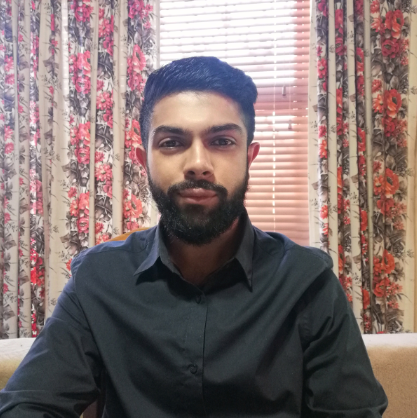
#> input picture sprint1image.PNG, 417 x 418 px, found by its file name
$ python 'face&eyes_detect image.py'
#> lines starting #> are read from the running program, lines starting #| are printed output that depends on the picture; after the words box and inside, x2 and y2 are one past the last pixel; in counts of white or black regions, pixels touching at a corner belong together
import cv2


while True:

    # Get user supplied values
    # User interaction for input function
    inputimage = input("Please insert image name: ").lower()
#> the answer given: sprint1image.PNG
    imagePath = str(inputimage)
    cascPath = "haarcascade_frontalface_default.xml"
    casceyePath = "haarcascade_eye.xml"

    # Create the haar cascade
    faceCascade = cv2.CascadeClassifier(cascPath)
    eye_cascade = cv2.CascadeClassifier(casceyePath)


    # Read the image
    image = cv2.imread(imagePath)
#> image is the input picture: shape (418, 417, 3); mean B, G, R 112.4, 114, 130.4
    gray = cv2.cvtColor(image, cv2.COLOR_BGR2GRAY)
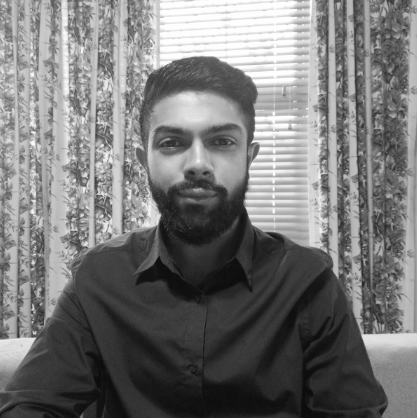
#> gray: shape (418, 417); min 10, max 255, mean 118.7

    # Detect faces in the image
    faces = faceCascade.detectMultiScale(
        gray,
        scaleFactor=1.3,
        minNeighbors=5,
        minSize=(30, 30),
        flags = cv2.CASCADE_SCALE_IMAGE
    )
#> faces = [[129, 90, 134, 134]]

    #
    if len(faces) > 1:
        print("Found {0} faces!".format(len(faces)))
    else:
        print("Found {0} face!".format(len(faces)))
#| Found 1 face!

    # Draw a rectangle around the faces
    for (x, y, w, h) in faces:
        cv2.rectangle(image, (x, y), (x+w, y+h), (255, 0,0), 2)
        roi_gray = gray[y:y+h, x:x+w]
        roi_color = image[y:y+h, x:x+w]

        # Detect eyes
        eyes = eye_cascade.detectMultiScale(roi_gray, scaleFactor = 1.3)

        if len(eyes)<2:
            print("Found {0} eye! You are an alien".format(len(eyes)))
        else:
            print("Found {0} eyes! You are a Human".format(len(eyes)))

        # Draw a rectangle around the eyes
        for (ex,ey,ew,eh) in eyes:
            cv2.rectangle(roi_color,(ex,ey),(ex+ew,ey+eh),(0,255,0),2)
#> this loop made 1 pass
#> (x, y, w, h, eyes) on pass 1: (129, 90, 134, 134, [[74, 35, 33, 33], [22, 29, 44, 44]])
#| Found 2 eyes! You are a Human
#> pass 1, `roi_gray = gray[y:y+h, x:x+w]`:
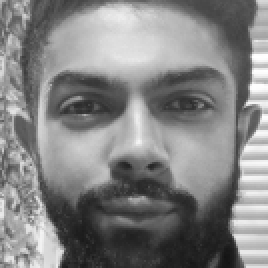
#> roi_gray: shape (134, 134) (shown 2 times larger); min 19, max 255, mean 130.9
#> pass 1, `roi_color = image[y:y+h, x:x+w]`:
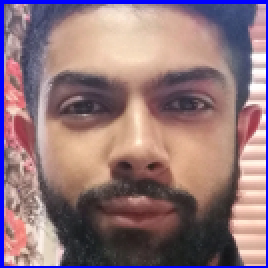
#> roi_color: shape (134, 134, 3) (shown 2 times larger); mean B, G, R 123.1, 117.1, 145.1
#> after the loop:
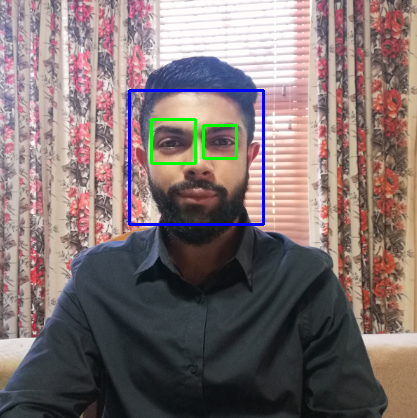
#> image: shape (418, 417, 3); 1.45% of pixels changed, all inside (x1, y1, x2, y2) = (128, 89, 265, 226)
#> after the loop:
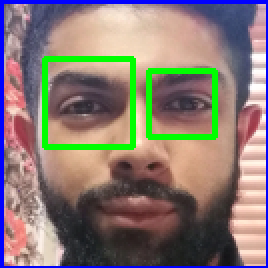
#> roi_color: shape (134, 134, 3) (shown 2 times larger); 5.1% of pixels changed, all inside (x1, y1, x2, y2) = (21, 28, 109, 75)


    #resized =cv2.resize(image,(int(image.shape[1]/7),int(image.shape[0]/7)))
    #resized =cv2.resize(image,(int(image.shape[1]/2),int(image.shape[0]/2)))
    resized =cv2.resize(image,(int(image.shape[1]),int(image.shape[0])))


    cv2.imshow("Faces found", resized)
    k = cv2.waitKey(0)
#> (key Esc is pressed here)
    if k == 27:
        break
    else:
        continue

cv2.destroyAllWindows()

$ run again, on Capture.PNG
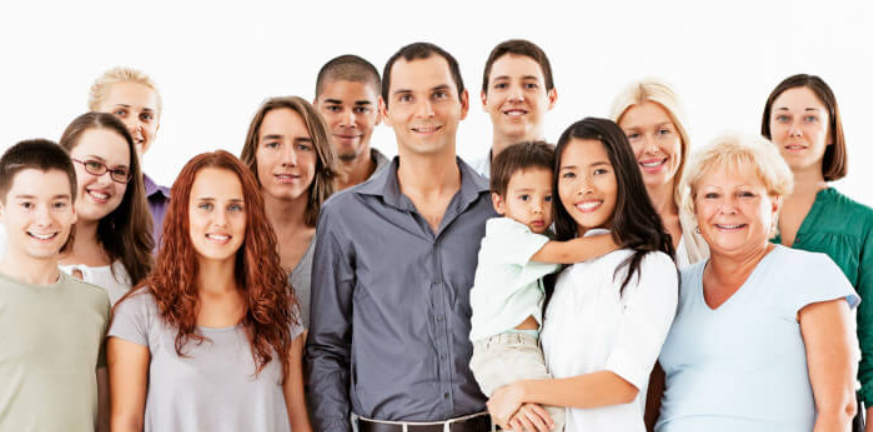
#> input picture Capture.PNG, 873 x 432 px, found by its file name
#> image is the input picture: shape (432, 873, 3); mean B, G, R 167.9, 176.3, 193.1
#> faces = [[616, 107, 70, 70], [549, 144, 75, 75], [503, 171, 66, 66], [477, 54, 78, 78], [377, 60, 91, 91], [312, 79, 75, 75], [760, 89, 77, 77], [248, 113, 80, 80], [69, 141, 75, 75], [688, 164, 82, 82], [6, 175, 76, 76], [179, 175, 82, 82]]
#| Found 12 faces!
#> the loop `for (x, y, w, h) in faces:` made 12 passes
#> (x, y, w, h, eyes) on passes 1 to 6: (616, 107, 70, 70, [[36, 13, 23, 23]]), (549, 144, 75, 75, [[40, 18, 20, 20], [10, 19, 22, 22]]), (503, 171, 66, 66, [[10, 16, 20, 20]]), (477, 54, 78, 78, [[14, 20, 22, 22], [41, 21, 20, 20], [15, 33, 44, 44]]), (377, 60, 91, 91, [[17, 25, 24, 24], [50, 23, 24, 24]]), (312, 79, 75, 75, [[11, 18, 22, 22], [38, 20, 21, 21]])
#> (printed output is left out)
#> after the loop `for (x, y, w, h) in faces:`:
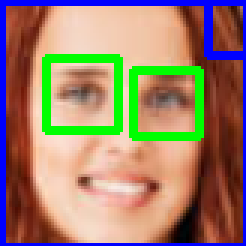
#> roi_color: shape (82, 82, 3) (shown 3 times larger); mean B, G, R 107.9, 127.5, 154.8
#> after the loop `for (x, y, w, h) in faces:`:
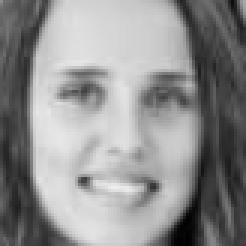
#> roi_gray: shape (82, 82) (shown 3 times larger); min 0, max 238, mean 142.6
